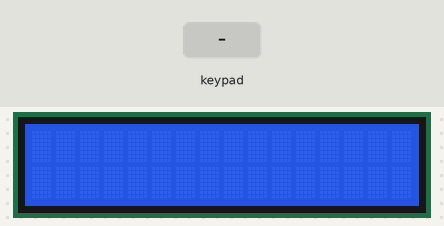
Recording of a sketch running on a simulated Arduino Uno, built with avr-gcc and run on an emulated ATmega328P. Shown: 16×2 character LCD. The test bench sets the inputs (shaded band).

Above: at 1.2 s.
1.3 s: keypad keys 7 + 5 = pressed 0.4 s apart
At 1.9 s:
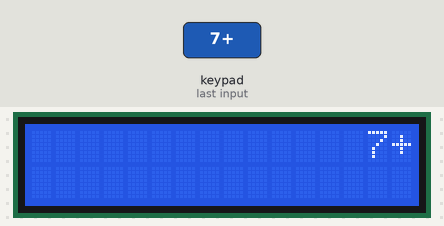
4.4 s: key '1' pressed
At 5.6 s:
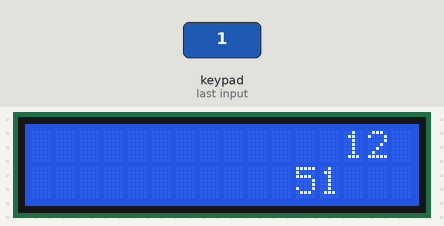
5.9 s: key '2' pressed
At 7.1 s:
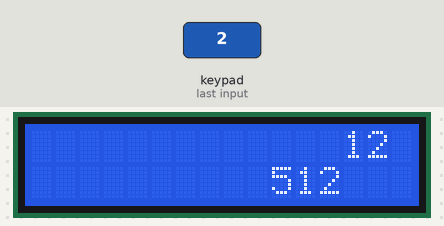
7.4 s: keypad keys 1 2 pressed 0.4 s apart
At 8.5 s:
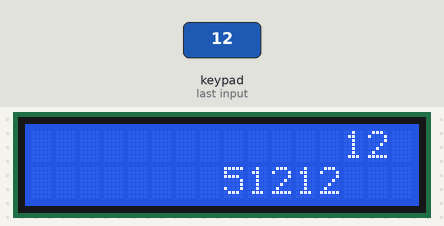
Timing chart, 0 to 10.4 s (numbered marks = the images above; inputs shaded):
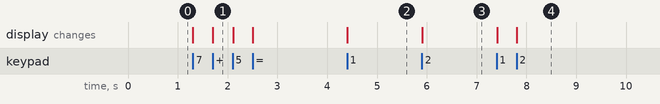

The sketch:

DEBER02.ino
```cpp
/*Universidad Tecnica del Norte
        FICA-CIERCOM
        Diana Rivera
         Optativa II

Realice una calculadora mediante un teclado matricial y una lcd. Las funciones de la calculadora son: suma, resta, multiplicación y división.*/

#include <LiquidCrystal.h>
#include <Keypad.h> // Librería del keypad

LiquidCrystal lcd (13,12,11,10,9,8); //inicializacion y configuracion de pines
const byte filas = 4; // número de filas
const byte columnas = 4; // número de columanas

char teclas [filas][columnas]={   //configuracion de la variable teclado
{'1','2','3','+'},
{'4','5','6','-'},
{'7','8','9','x'},
{'*','0','=','/'}
};

byte filaP[filas]={0,1,2,3}; //configuración de filas
byte columnaP[columnas]={4,5,6,70}; // configuración de columnas

Keypad calcular = Keypad (makeKeymap(teclas),filaP, columnaP, filas, columnas);

boolean inicio = false;
boolean final = false; // variables BOOLEANAS de control

String num1, num2;
int resp;
char op;

void setup()
{
  lcd.begin(16,2);
  lcd.setCursor(0,0);

}

void loop()
{
  char key = calcular.getKey();

  if (key != NO_KEY && (key=='1' || key=='2' || key=='3' || key=='4' || key=='5' || key=='6' || key=='7' || key=='8' || key=='9' || key=='0'))
  {
    if(inicio == false)
      {num1 = num1 + key;
      int numTam = num1.length();
      lcd.setCursor(15-numTam,0);
      lcd.print(num1);
  }
     else
     {num2 = num2 + key;
      int numTam = num2.length();
      lcd.setCursor(15-numTam,1);
      lcd.print(num2);
      final = true;
  }
}
if (inicio == false && key != NO_KEY && (key == '+' || key == '-' || key == 'x' || key == '/'))

{inicio = true;
 op = key;
 lcd.setCursor(15,0);
 lcd.print (op);

}
if (final == true && key !=NO_KEY && key == '=')  // comparacion para realizar las operaciones
{
    if (op == '+')  //SUMA
    {resp= num1.toInt() + num2.toInt();}
    if (op == '-')   //RESTA
    {resp= num1.toInt() - num2.toInt();}
    if (op == 'x')    //MULTIPLICACION
    {resp= num1.toInt() * num2.toInt();}
    if (op == '/')    //DIVISION
    {resp= num1.toInt() / num2.toInt();}

    lcd.clear();
    lcd.setCursor(15,0);
    lcd.autoscroll();
    lcd.print(resp);
    lcd.noAutoscroll();
}
if(key !=NO_KEY && key == '*')  // ciclo para qu no se realice ninguna operacion cuando esta vacio

{
  lcd.clear();
  inicio = false;
  final = false;
  num1 = "";
  num2 = "";
  resp = 0;
  op = ' ';
}
}
```

Measured:
- after the input at 1.3 s, the display: first changes at once (image 1 shows a later state)
- after the input at 4.4 s, the display: changes at once (image 2)
- after the input at 5.9 s, the display: changes at once (image 3)
- after the input at 7.4 s, the display: first changes at once (image 4 shows a later state)
